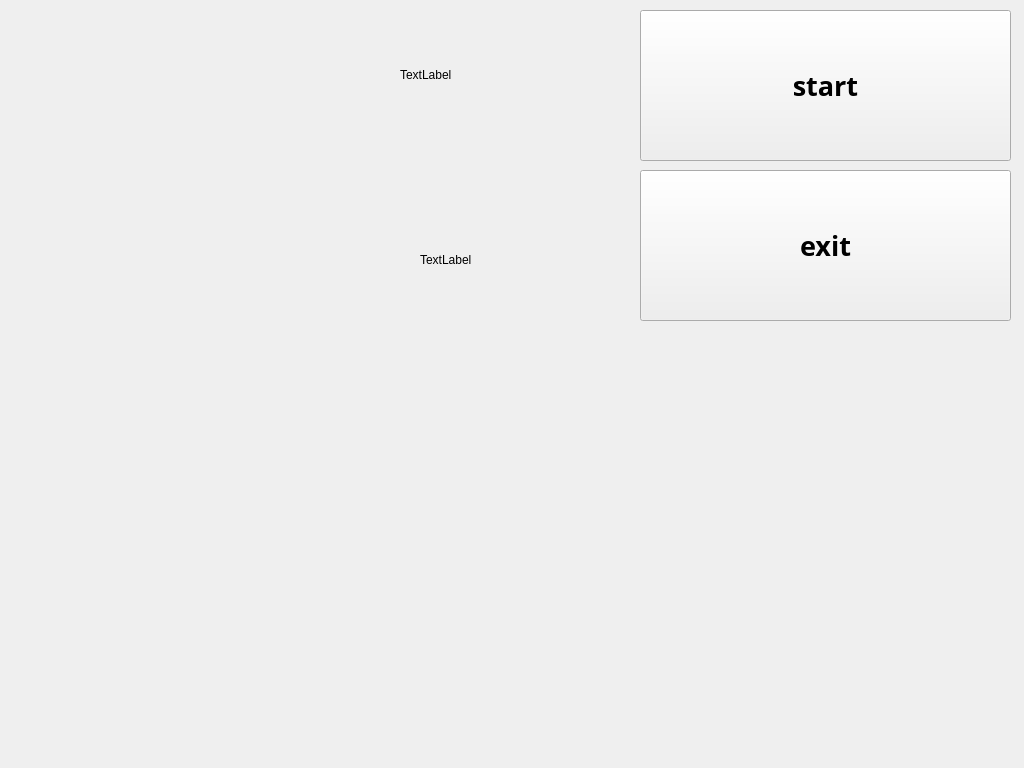
<?xml version="1.0" encoding="UTF-8"?>
<ui version="4.0">
 <class>MainWindow</class>
 <widget class="QMainWindow" name="MainWindow">
  <property name="geometry">
   <rect>
    <x>0</x>
    <y>0</y>
    <width>1024</width>
    <height>768</height>
   </rect>
  </property>
  <property name="windowTitle">
   <string>MainWindow</string>
  </property>
  <widget class="QWidget" name="centralWidget">
   <widget class="QPushButton" name="pushButton">
    <property name="geometry">
     <rect>
      <x>640</x>
      <y>10</y>
      <width>371</width>
      <height>151</height>
     </rect>
    </property>
    <property name="font">
     <font>
      <family>Bradley Hand ITC</family>
      <pointsize>20</pointsize>
      <weight>75</weight>
      <bold>true</bold>
     </font>
    </property>
    <property name="focusPolicy">
     <enum>Qt::NoFocus</enum>
    </property>
    <property name="styleSheet">
     <string notr="true"/>
    </property>
    <property name="text">
     <string>start</string>
    </property>
   </widget>
   <widget class="QPushButton" name="pushButton_2">
    <property name="geometry">
     <rect>
      <x>640</x>
      <y>170</y>
      <width>371</width>
      <height>151</height>
     </rect>
    </property>
    <property name="font">
     <font>
      <family>Bradley Hand ITC</family>
      <pointsize>20</pointsize>
      <weight>75</weight>
      <bold>true</bold>
     </font>
    </property>
    <property name="focusPolicy">
     <enum>Qt::NoFocus</enum>
    </property>
    <property name="text">
     <string>exit</string>
    </property>
    <property name="flat">
     <bool>false</bool>
    </property>
   </widget>
   <widget class="QLabel" name="label">
    <property name="geometry">
     <rect>
      <x>0</x>
      <y>-30</y>
      <width>1091</width>
      <height>821</height>
     </rect>
    </property>
    <property name="text">
     <string/>
    </property>
    <property name="pixmap">
     <pixmap resource="pics.qrc">:/pics/bear_bg2.jpg</pixmap>
    </property>
   </widget>
   <widget class="QLabel" name="label_2">
    <property name="geometry">
     <rect>
      <x>400</x>
      <y>-20</y>
      <width>276</width>
      <height>189</height>
     </rect>
    </property>
    <property name="text">
     <string>TextLabel</string>
    </property>
   </widget>
   <widget class="QLabel" name="label_3">
    <property name="geometry">
     <rect>
      <x>420</x>
      <y>140</y>
      <width>240</width>
      <height>240</height>
     </rect>
    </property>
    <property name="text">
     <string>TextLabel</string>
    </property>
   </widget>
   <zorder>label</zorder>
   <zorder>pushButton_2</zorder>
   <zorder>pushButton</zorder>
   <zorder>label_2</zorder>
   <zorder>label_3</zorder>
  </widget>
 </widget>
 <layoutdefault spacing="6" margin="11"/>
 <resources>
  <include location="pics.qrc"/>
 </resources>
 <connections/>
</ui>
